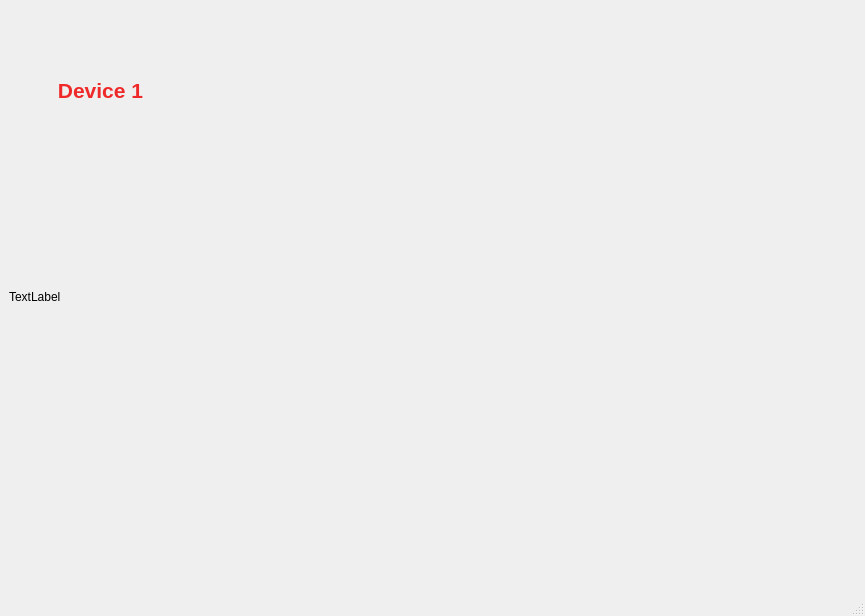
<?xml version="1.0" encoding="UTF-8"?>
<ui version="4.0">
 <class>JetsonWindow</class>
 <widget class="QMainWindow" name="JetsonWindow">
  <property name="geometry">
   <rect>
    <x>0</x>
    <y>0</y>
    <width>865</width>
    <height>616</height>
   </rect>
  </property>
  <property name="windowTitle">
   <string>MainWindow</string>
  </property>
  <widget class="QWidget" name="centralwidget">
   <layout class="QGridLayout" name="gridLayout">
    <item row="0" column="0">
     <widget class="QLabel" name="image_label">
      <property name="text">
       <string>TextLabel</string>
      </property>
     </widget>
    </item>
   </layout>
   <widget class="QLabel" name="infor_label">
    <property name="geometry">
     <rect>
      <x>0</x>
      <y>0</y>
      <width>201</width>
      <height>181</height>
     </rect>
    </property>
    <property name="font">
     <font>
      <pointsize>16</pointsize>
      <weight>75</weight>
      <bold>true</bold>
     </font>
    </property>
    <property name="autoFillBackground">
     <bool>true</bool>
    </property>
    <property name="text">
     <string>&lt;html&gt;&lt;head/&gt;&lt;body&gt;&lt;p&gt;&lt;span style=&quot; color:#ef2929;&quot;&gt;Device 1&lt;/span&gt;&lt;/p&gt;&lt;/body&gt;&lt;/html&gt;</string>
    </property>
    <property name="scaledContents">
     <bool>true</bool>
    </property>
    <property name="alignment">
     <set>Qt::AlignCenter</set>
    </property>
   </widget>
   <zorder>image_label</zorder>
   <zorder>infor_label</zorder>
  </widget>
  <widget class="QMenuBar" name="menubar">
   <property name="geometry">
    <rect>
     <x>0</x>
     <y>0</y>
     <width>865</width>
     <height>25</height>
    </rect>
   </property>
  </widget>
  <widget class="QStatusBar" name="statusbar"/>
 </widget>
 <resources/>
 <connections/>
</ui>
